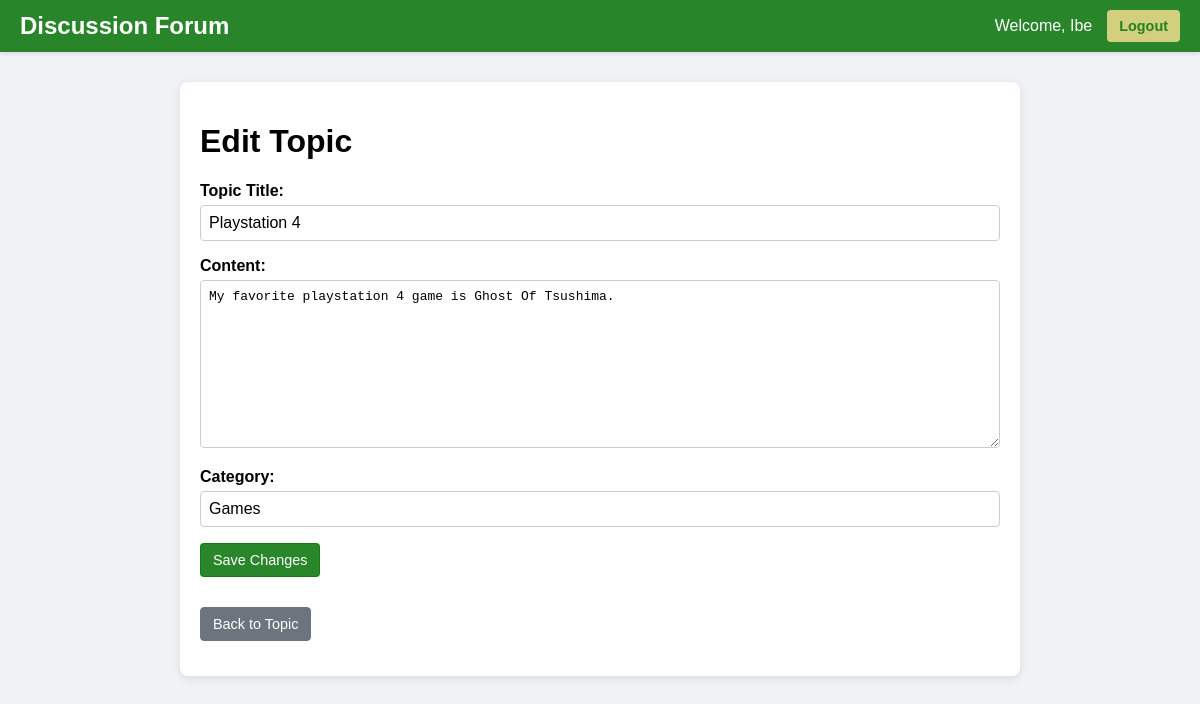
The page /topic/3/edit/ (signed in) on the database its author committed.
### discussion/models.py (models this page shows, shortened)
class Topic(models.Model):
    title = models.CharField(max_length=200)
    content = models.TextField()
    category = models.CharField(max_length=50, default='General')
    creator = models.ForeignKey(User, on_delete=models.CASCADE)
    creation_date = models.DateTimeField(auto_now_add=True)

### discussion/views.py (the view)
# urls.py: path('topic/<int:pk>/edit/', views.edit_topic, name='edit_topic'),
@login_required
def edit_topic(request, pk):
    topic = get_object_or_404(Topic, pk=pk)
    if topic.creator != request.user:
        return redirect('topic_list')
    if request.method == 'POST':
        form = TopicForm(request.POST)
        if form.is_valid():
            topic.title = form.cleaned_data['title']
            topic.content = form.cleaned_data['content']
            topic.category = form.cleaned_data['category']
            topic.save()
            return redirect('topic_detail', pk=pk)
    else:
        form = TopicForm(initial={
            'title': topic.title,
            'content': topic.content,
            'category': topic.category
        })
    return render(request, 'discussion/edit_topic.html', {'form': form, 'topic': topic})

### discussion/views.py
class TopicForm(forms.Form):
    title = forms.CharField(max_length=200, label='Topic Title')
    content = forms.CharField(widget=forms.Textarea, label='Content')
    category = forms.CharField(max_length=50, label='Category', initial='General')

### discussion/templates/discussion/edit_topic.html (shortened to what this page needs)
<!DOCTYPE html>
<html lang="en">
<head>
    {% load static %}
    <link href="{% static 'discussion/style.css' %}" rel="stylesheet">
</head>
<body>
    <nav class="navbar">
        <div class="navbar-container">
            <a class="navbar-brand" href="{% url 'topic_list' %}">Discussion Forum</a>
            <div class="navbar-nav">
                {% if user.is_authenticated %}
                    <span class="nav-text">Welcome, {{ user.username }}</span>
                    <form method="post" action="{% url 'logout' %}">
                        <button type="submit" class="nav-button">Logout</button>
                    </form>
                {% else %}
                    <a href="{% url 'login' %}">Login</a>
                    <a href="{% url 'register' %}">Register</a>
                {% endif %}
            </div>
        </div>
    </nav>
    <div class="content-container">
        <h1>Edit Topic</h1>
        <form method="post">
            <div class="form-group">
                {{ form.as_p }}
            </div>
            <button type="submit" class="btn btn-primary" aria-label="Save topic changes">Save Changes</button>
        </form>
        <p class="form-group"><a href="{% url 'topic_detail' topic.pk %}" class="btn btn-secondary">Back to Topic</a></p>
    </div>
</body>
</html>

### discussion/static/discussion/style.css (style rules this page uses)
body { font-family: Arial, sans-serif; background-color: #f0f2f5; margin: 0; padding: 0; }
.navbar { background-color: rgba(19, 121, 19, 0.9); padding: 10px 20px; box-shadow: 0 2px 4px rgba(0, 0, 0, 0.1); }
.navbar-container { max-width: 1200px; margin: 0 auto; display: flex; justify-content: space-between; align-items: center; }
.navbar-brand { color: #fff; font-size: 1.5em; font-weight: bold; text-decoration: none; }
.navbar-nav { display: flex; align-items: center; gap: 15px; }
.navbar-nav a, .navbar-nav .nav-text { color: #fff; text-decoration: none; font-size: 1em; }
.navbar-nav form { display: inline; }
.nav-button { background-color: #555; color: #fff; border: none; padding: 8px 12px; border-radius: 4px; cursor: pointer; font-size: 0.9em; }
.content-container { max-width: 800px; margin: 30px auto; padding: 20px; background-color: #fff; border-radius: 8px; box-shadow: 0 2px 8px rgba(0, 0, 0, 0.1); }
.form-group { margin-bottom: 15px; }
.form-group label { display: block; font-weight: bold; margin-bottom: 5px; }
.form-group input, .form-group textarea { width: 100%; padding: 8px; border: 1px solid #ccc; border-radius: 4px; font-size: 1em; box-sizing: border-box; }
.form-group textarea { resize: vertical; min-height: 100px; }
.btn { display: inline-block; padding: 8px 12px; border-radius: 4px; text-decoration: none; font-size: 0.9em; cursor: pointer; margin-right: 8px; }
.btn-primary { background-color: rgba(19, 121, 19, 0.9); color: #fff; border: 1px solid rgba(19, 121, 19, 0.9); }
.btn-secondary { background-color: #6c757d; color: #fff; border: 1px solid #6c757d; }
.btn.btn-secondary { margin-top: 1em; }
.nav-button { background-color: rgba(229, 215, 136, 0.9); color: rgba(19, 121, 19, 0.9); font-weight: bold; }

### rows shown on the page
Topic: title "Playstation 4", content "My favorite playstation 4 game is Ghost Of Tsushima.", category "Games"

### other values the page prints
{{ user.username }} "Ibe"
